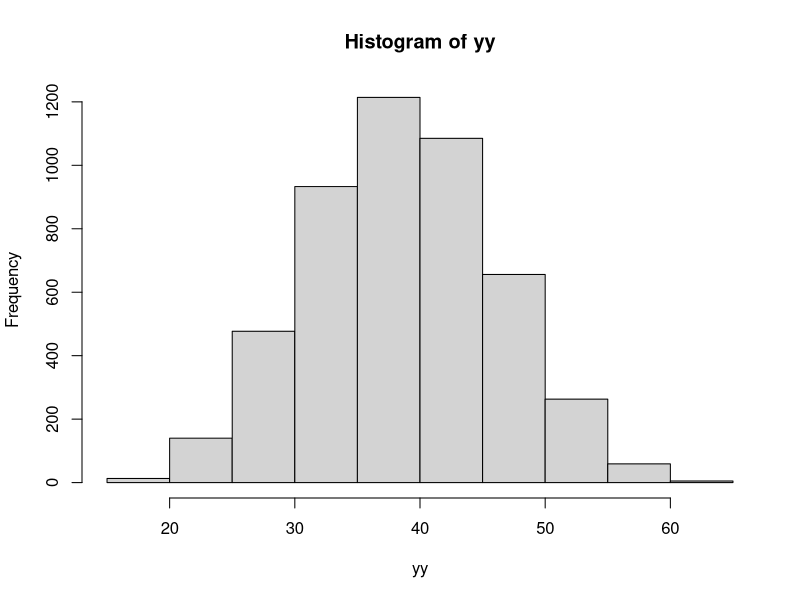
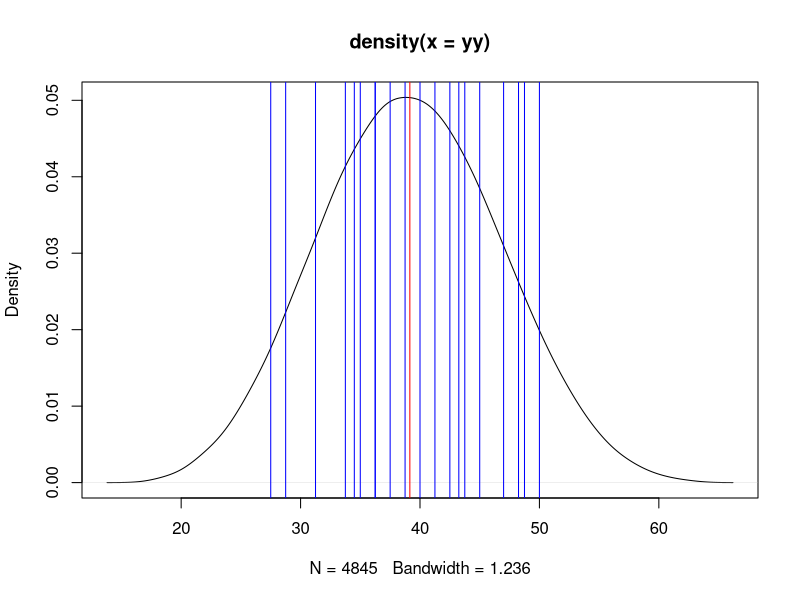
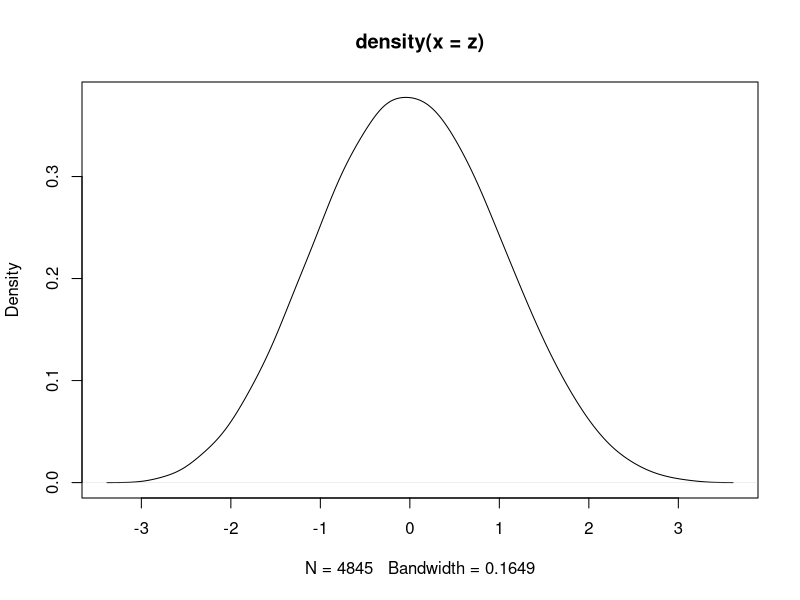

The R source for these figures, in order:
## ---- chunk 1
y<-c(20,25,40,60,70,10,35,45,40,20,33,50,55,50,20,25,55,65,30,35)
ym<-combn(y,4)
yy<-apply(ym,2,mean)
sum(yy)/4845
hist(yy)
plot(density(yy))
abline(v=39.15,col="red")

for(i in 1:20){
muestra<-sample(y,4)
muestra
mean(muestra)
abline(v=mean(muestra),col="blue")
}
## ---- chunk 2
z<-(yy-mean(yy))/sd(yy)
plot(density(z))
